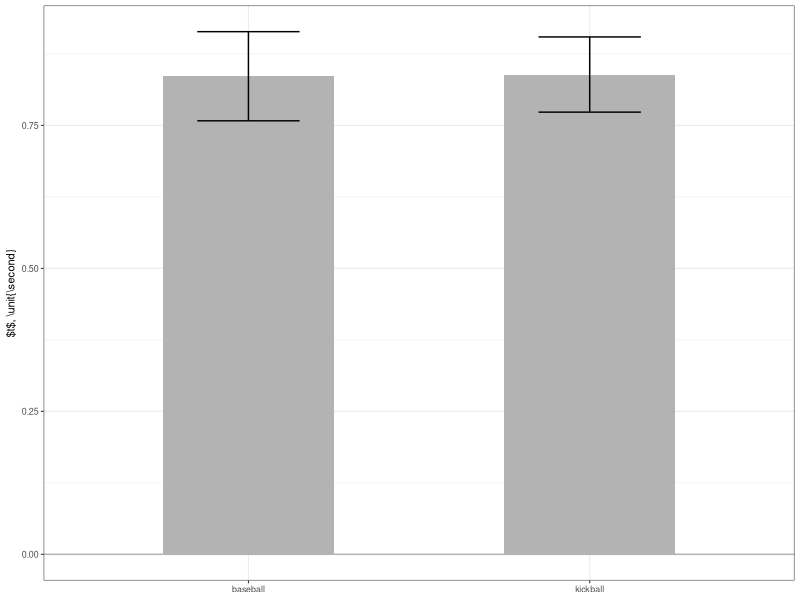

Write R code to recreate this figure.
library(ggplot2)
library(dplyr)

raw <- read.csv('times.csv',header=TRUE)
data <- data.frame(raw)
grouped <- dplyr::group_by(data, type)
summary_data <- dplyr::summarise(grouped,
	     t = mean(time.s),
	     sd = sd(time.s))

fig <- ggplot(summary_data) +
    geom_hline(yintercept=0,color="gray70") + 
    geom_bar( aes(x=type, y=t), stat="identity", fill="gray70",width=0.5) +
    geom_errorbar( aes(x=type, ymin=t-sd, ymax=t+sd), width=0.3) +
    theme_bw(base_size=8) +
    theme(axis.title.x = element_blank()) +
    #xlab("ball type") + 
    ylab("$t$, \\unit{\\second}") +
    theme(axis.title.y=element_text(margin=margin(t=0,r=3,b=0,l=0,unit="pt")))

# save the figure
ggsave("fig2.svg", plot=fig, width=1.608, height=2, units="in")

# give me the t-test results 
print(t.test(time.s ~ type, data))

# and give me the groupwise mean and sd
# grouped <- data.group_by(data, type)
print(dplyr::summarise(grouped,
	mean = mean(time.s),
	sd = sd(time.s)))

# give the pooled everything mean and sd
print(summarize(data, mean=mean(time.s), sd=sd(time.s)))